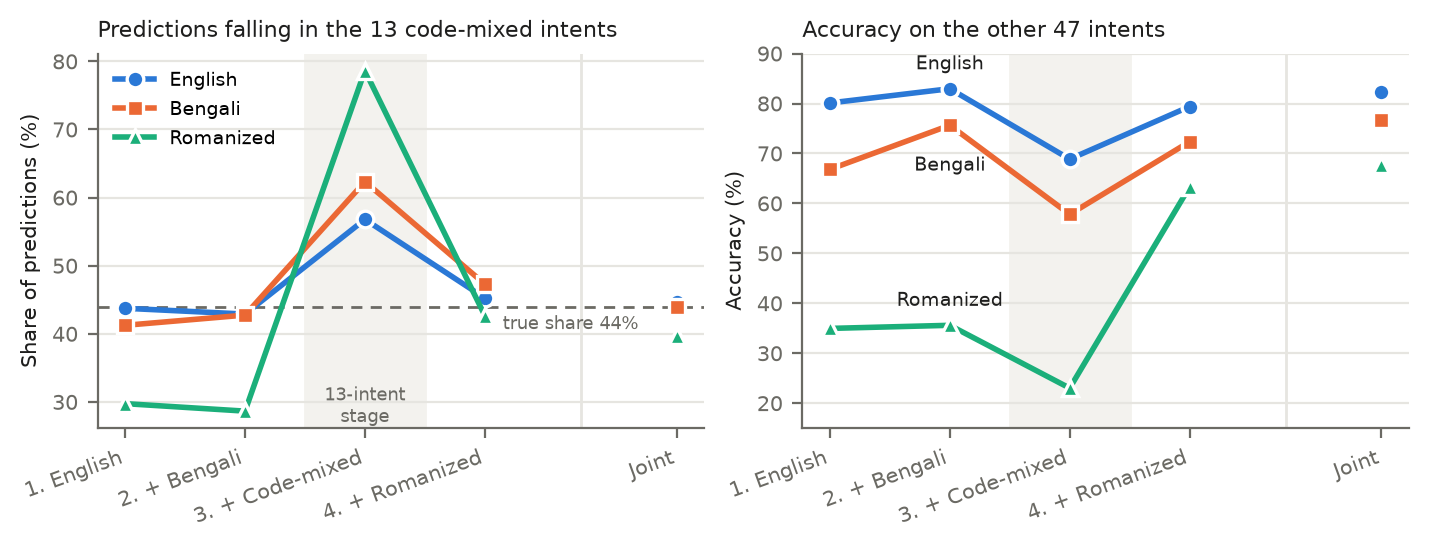

Recreate this plot in Python.
"""Label-bias analysis: how training on the 13-intent code-mixed set shifts predictions.

For each model and test form (English, Bengali, Romanized):
  - share of predictions that fall in the 13 code-mixed intents (vs the true share)
  - accuracy on gold items inside the 13 intents, and on the other 47
Writes label_bias.csv and label_bias.png / .pdf. Run:
    python label_bias.py <project folder>
Needs: pip install matplotlib
"""
import csv, sys
from pathlib import Path

ROOT = Path(sys.argv[1]) if len(sys.argv) > 1 else Path(__file__).resolve().parents[1]
OUT = ROOT / "Model Run Outputs"
CM13 = {r["intent"] for r in csv.DictReader(open(ROOT / "Dataset/train_set_codemixed_massive60_fixed.csv", encoding="utf-8-sig"))}
assert len(CM13) == 13

STAGES = [  # x label, folder; sequential chain in order, joint as the reference
    ("1. English", "Outputs EN_FT"),
    ("2. + Bengali", "Outputs plus_Bengali"),
    ("3. + Code-mixed", "Outputs plus_CM"),
    ("4. + Romanized", "Outputs plus_romanized"),
]
REFS = [("Joint", "Outputs Joined FT"), ("Direct code-mixed", "outputs CM_FT")]
FORMS = {"English": ["EN"], "Bengali": ["BN"], "Romanized": ["Banglish", "Romantized"]}

def preds(folder, form):
    for stem in FORMS[form]:
        p = OUT / folder / f"{stem}_predictions.csv"
        if p.exists():
            return list(csv.DictReader(open(p, encoding="utf-8-sig", newline="")))
    raise FileNotFoundError(f"{folder} / {form}")

def measure(rows):
    inn = [r for r in rows if r["intent"] in CM13]; out = [r for r in rows if r["intent"] not in CM13]
    acc = lambda rs: sum(r["pred"] == r["intent"] for r in rs) / len(rs)
    return dict(true_share=len(inn) / len(rows), pred_share=sum(r["pred"] in CM13 for r in rows) / len(rows),
                acc_13=acc(inn), acc_47=acc(out))

table = []
for label, folder in STAGES + REFS:
    for form in FORMS:
        table.append(dict(model=label, form=form, **measure(preds(folder, form))))
with open(Path(__file__).with_name("label_bias.csv"), "w", newline="", encoding="utf-8") as f:
    w = csv.DictWriter(f, fieldnames=list(table[0])); w.writeheader(); w.writerows(table)
for r in table:
    print(f"{r['model']:18s} {r['form']:9s} predicted in 13: {100*r['pred_share']:4.1f}% (true {100*r['true_share']:.1f}%) "
          f"| acc on 13 {r['acc_13']:.3f} | acc on other 47 {r['acc_47']:.3f}")

# ---------- figure: two small multiples, one shared x (stages), joint as a reference mark ----------
import matplotlib
matplotlib.use("Agg")
import matplotlib.pyplot as plt

COLOR = {"English": "#2a78d6", "Bengali": "#eb6834", "Romanized": "#1baf7a"}   # categorical slots 1-3, validated
MARK = {"English": "o", "Bengali": "s", "Romanized": "^"}                       # secondary encoding
INK, MUTED, GRID = "#1f1f1e", "#6b6a64", "#e6e5e0"
plt.rcParams.update({"font.family": "DejaVu Sans", "font.size": 7.5, "pdf.fonttype": 42, "axes.edgecolor": MUTED,
                     "axes.labelcolor": INK, "xtick.color": MUTED, "ytick.color": MUTED})

get = lambda model, form, key: next(r[key] for r in table if r["model"] == model and r["form"] == form)
xs = list(range(len(STAGES))); xj = len(STAGES) + 0.6
fig, axes = plt.subplots(1, 2, figsize=(7.16, 2.75), sharex=True)
panels = [("pred_share", "Predictions falling in the 13 code-mixed intents", "Share of predictions (%)", 100),
          ("acc_47", "Accuracy on the other 47 intents", "Accuracy (%)", 100)]
for ax, (key, title, ylab, k) in zip(axes, panels):
    ax.axvspan(1.5, 2.5, color="#f3f2ee", zorder=0)                     # code-mixed stage
    if key == "pred_share":
        ax.axhline(100 * get("Joint", "English", "true_share"), color=MUTED, lw=1, ls=(0, (4, 3)), zorder=1)
        ax.text(3.15, 100 * get("Joint", "English", "true_share") - 1.2, "true share 44%", color=MUTED, fontsize=6.5, va="top")
    for form in FORMS:
        ys = [k * get(s, form, key) for s, _ in STAGES]
        ax.plot(xs, ys, color=COLOR[form], lw=2, marker=MARK[form], ms=6, zorder=3,
                markeredgecolor="white", markeredgewidth=1.2, label=form)
        ax.plot([xj], [k * get("Joint", form, key)], marker=MARK[form], ms=6, color=COLOR[form],
                markeredgecolor="white", markeredgewidth=1.2, zorder=3)
        if key == "acc_47":                                              # direct labels where lines are far apart
            ax.annotate(form, (xs[1], ys[1]), xytext=(0, -11 if form == "Bengali" else 7), textcoords="offset points",
                        fontsize=7, color=INK, ha="center", va="top" if form == "Bengali" else "baseline")
    ax.axvline(len(STAGES) - 0.2, color=GRID, lw=1)
    ax.set_xticks(xs + [xj]); ax.set_xticklabels([s for s, _ in STAGES] + ["Joint"], rotation=20, ha="right")
    ax.set_title(title, fontsize=8, color=INK, loc="left")
    ax.set_ylabel(ylab); ax.grid(axis="y", color=GRID, lw=0.8); ax.set_axisbelow(True)
    for s in ("top", "right"): ax.spines[s].set_visible(False)
axes[1].set_ylim(15, 90)
for ax in axes[:1]:
    ax.text(2, ax.get_ylim()[0], "13-intent\nstage", ha="center", va="bottom", fontsize=6.5, color=MUTED)
axes[0].legend(frameon=False, fontsize=7, loc="upper left")
# No in-figure title: IEEE puts the title in the caption.
fig.tight_layout()
for ext in ("png", "pdf"):
    fig.savefig(Path(__file__).with_name(f"label_bias.{ext}"), dpi=200, bbox_inches="tight")
print("saved label_bias.csv, label_bias.png, label_bias.pdf")
